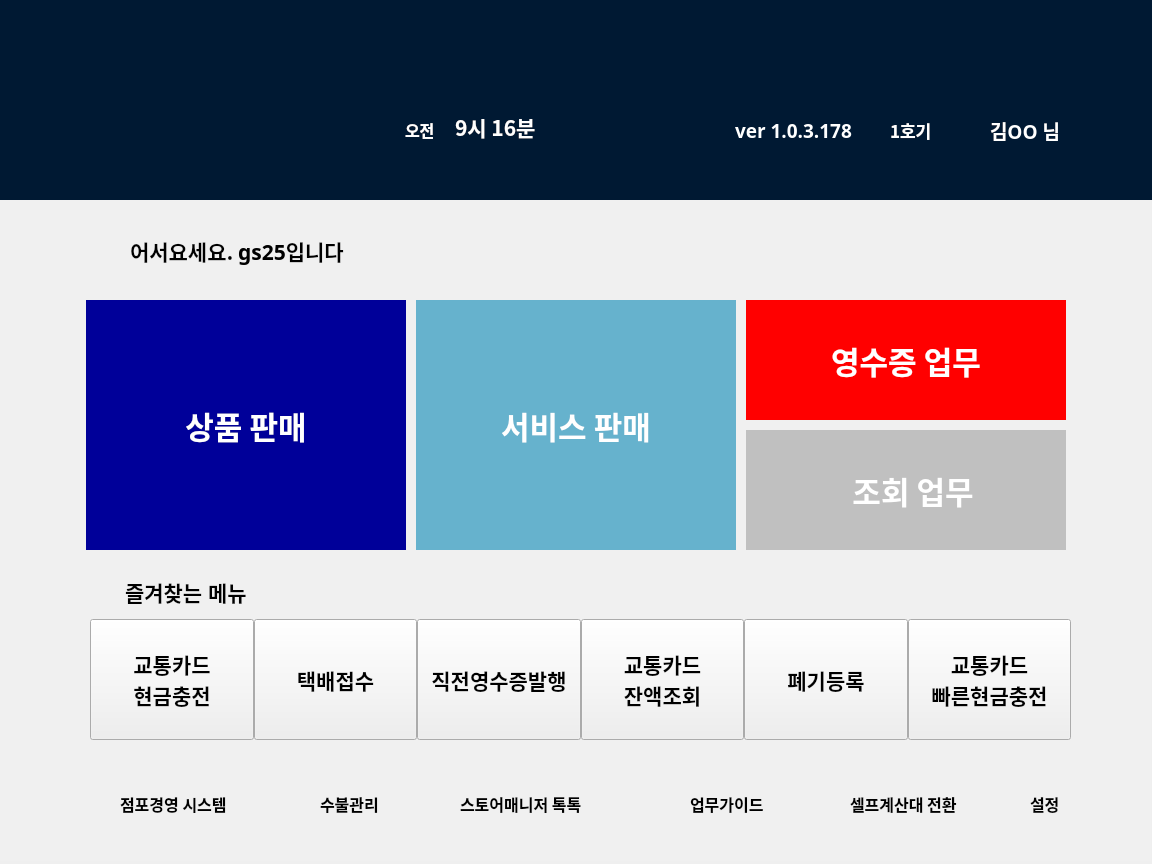
<?xml version="1.0" encoding="UTF-8"?>
<ui version="4.0">
 <class>MainWindow</class>
 <widget class="QMainWindow" name="MainWindow">
  <property name="geometry">
   <rect>
    <x>0</x>
    <y>0</y>
    <width>1152</width>
    <height>864</height>
   </rect>
  </property>
  <property name="windowTitle">
   <string>MainWindow</string>
  </property>
  <widget class="QWidget" name="centralwidget">
   <widget class="QLabel" name="background_1">
    <property name="geometry">
     <rect>
      <x>0</x>
      <y>0</y>
      <width>1161</width>
      <height>200</height>
     </rect>
    </property>
    <property name="styleSheet">
     <string notr="true">background-color:rgb(0,25,51);</string>
    </property>
    <property name="text">
     <string/>
    </property>
   </widget>
   <widget class="QLabel" name="background_2">
    <property name="geometry">
     <rect>
      <x>0</x>
      <y>200</y>
      <width>1151</width>
      <height>661</height>
     </rect>
    </property>
    <property name="styleSheet">
     <string notr="true">background-color:rgb(240,240,240);</string>
    </property>
    <property name="text">
     <string/>
    </property>
   </widget>
   <widget class="QLabel" name="current_Date">
    <property name="geometry">
     <rect>
      <x>130</x>
      <y>107</y>
      <width>400</width>
      <height>41</height>
     </rect>
    </property>
    <property name="font">
     <font>
      <family>돋움</family>
      <pointsize>16</pointsize>
      <weight>75</weight>
      <bold>true</bold>
     </font>
    </property>
    <property name="focusPolicy">
     <enum>Qt::NoFocus</enum>
    </property>
    <property name="styleSheet">
     <string notr="true">Color : white</string>
    </property>
    <property name="text">
     <string/>
    </property>
    <property name="pixmap">
     <pixmap>../../.designer/backup/image/calendar.png</pixmap>
    </property>
   </widget>
   <widget class="QLabel" name="current_Time">
    <property name="geometry">
     <rect>
      <x>455</x>
      <y>107</y>
      <width>171</width>
      <height>40</height>
     </rect>
    </property>
    <property name="font">
     <font>
      <family>돋움</family>
      <pointsize>16</pointsize>
      <weight>75</weight>
      <bold>true</bold>
     </font>
    </property>
    <property name="styleSheet">
     <string notr="true">Color : white</string>
    </property>
    <property name="text">
     <string>9시 16분</string>
    </property>
   </widget>
   <widget class="QLabel" name="current_Meridiem">
    <property name="geometry">
     <rect>
      <x>405</x>
      <y>110</y>
      <width>100</width>
      <height>40</height>
     </rect>
    </property>
    <property name="font">
     <font>
      <family>돋움</family>
      <pointsize>12</pointsize>
      <weight>75</weight>
      <bold>true</bold>
     </font>
    </property>
    <property name="contextMenuPolicy">
     <enum>Qt::NoContextMenu</enum>
    </property>
    <property name="styleSheet">
     <string notr="true">Color : white</string>
    </property>
    <property name="text">
     <string>오전</string>
    </property>
   </widget>
   <widget class="QPushButton" name="sell">
    <property name="geometry">
     <rect>
      <x>86</x>
      <y>300</y>
      <width>320</width>
      <height>250</height>
     </rect>
    </property>
    <property name="font">
     <font>
      <family>돋움</family>
      <pointsize>23</pointsize>
      <weight>75</weight>
      <bold>true</bold>
     </font>
    </property>
    <property name="styleSheet">
     <string notr="true">QPushButton{
background:rgb(0,0,153);
border-color: rgb(192,192,192);
border-style : solid;
border-width : 0px;
Color : white;
}</string>
    </property>
    <property name="text">
     <string>상품 판매</string>
    </property>
    <property name="icon">
     <iconset>
      <normaloff>image/gift.png</normaloff>image/gift.png</iconset>
    </property>
    <property name="iconSize">
     <size>
      <width>100</width>
      <height>100</height>
     </size>
    </property>
   </widget>
   <widget class="QPushButton" name="service">
    <property name="geometry">
     <rect>
      <x>416</x>
      <y>300</y>
      <width>320</width>
      <height>250</height>
     </rect>
    </property>
    <property name="font">
     <font>
      <family>돋움</family>
      <pointsize>23</pointsize>
      <weight>75</weight>
      <bold>true</bold>
     </font>
    </property>
    <property name="contextMenuPolicy">
     <enum>Qt::DefaultContextMenu</enum>
    </property>
    <property name="layoutDirection">
     <enum>Qt::LeftToRight</enum>
    </property>
    <property name="autoFillBackground">
     <bool>false</bool>
    </property>
    <property name="styleSheet">
     <string notr="true">background:rgb(102,178,205);
border-style:solid;
Color : white;</string>
    </property>
    <property name="text">
     <string>서비스 판매</string>
    </property>
    <property name="icon">
     <iconset>
      <normaloff>image/service.png</normaloff>image/service.png</iconset>
    </property>
    <property name="iconSize">
     <size>
      <width>100</width>
      <height>100</height>
     </size>
    </property>
    <property name="checkable">
     <bool>false</bool>
    </property>
    <property name="autoDefault">
     <bool>false</bool>
    </property>
    <property name="default">
     <bool>false</bool>
    </property>
    <property name="flat">
     <bool>false</bool>
    </property>
   </widget>
   <widget class="QPushButton" name="receipt">
    <property name="geometry">
     <rect>
      <x>746</x>
      <y>300</y>
      <width>320</width>
      <height>120</height>
     </rect>
    </property>
    <property name="font">
     <font>
      <family>돋움</family>
      <pointsize>23</pointsize>
      <weight>75</weight>
      <bold>true</bold>
     </font>
    </property>
    <property name="styleSheet">
     <string notr="true">QPushButton{
background : red;
border-color: rgb(192,192,192);
border-style : solid;
border-width : 0px;
Color : white;
}</string>
    </property>
    <property name="text">
     <string>영수증 업무</string>
    </property>
    <property name="icon">
     <iconset>
      <normaloff>image/receipt.png</normaloff>image/receipt.png</iconset>
    </property>
    <property name="iconSize">
     <size>
      <width>50</width>
      <height>50</height>
     </size>
    </property>
    <property name="checkable">
     <bool>false</bool>
    </property>
    <property name="checked">
     <bool>false</bool>
    </property>
   </widget>
   <widget class="QPushButton" name="check">
    <property name="geometry">
     <rect>
      <x>746</x>
      <y>430</y>
      <width>320</width>
      <height>120</height>
     </rect>
    </property>
    <property name="font">
     <font>
      <family>돋움</family>
      <pointsize>23</pointsize>
      <weight>75</weight>
      <bold>true</bold>
     </font>
    </property>
    <property name="styleSheet">
     <string notr="true">QPushButton{
    background : rgb(192,192,192);
	border-color: rgb(192,192,192);	
	border-style : solid;
	border-width : 0px;
	Color : white;
}</string>
    </property>
    <property name="text">
     <string>  조회 업무</string>
    </property>
    <property name="icon">
     <iconset>
      <normaloff>image/check.png</normaloff>image/check.png</iconset>
    </property>
    <property name="iconSize">
     <size>
      <width>50</width>
      <height>50</height>
     </size>
    </property>
   </widget>
   <widget class="QLabel" name="chat_icon">
    <property name="geometry">
     <rect>
      <x>90</x>
      <y>235</y>
      <width>25</width>
      <height>25</height>
     </rect>
    </property>
    <property name="styleSheet">
     <string notr="true">image:url('C:/Users/User/Desktop/gs/image/chat.png');</string>
    </property>
    <property name="text">
     <string/>
    </property>
   </widget>
   <widget class="QLabel" name="chat">
    <property name="geometry">
     <rect>
      <x>130</x>
      <y>225</y>
      <width>251</width>
      <height>51</height>
     </rect>
    </property>
    <property name="font">
     <font>
      <family>돋움</family>
      <pointsize>16</pointsize>
      <weight>75</weight>
      <bold>true</bold>
     </font>
    </property>
    <property name="text">
     <string>어서요세요. gs25입니다</string>
    </property>
   </widget>
   <widget class="QLabel" name="star_icon">
    <property name="geometry">
     <rect>
      <x>90</x>
      <y>580</y>
      <width>25</width>
      <height>25</height>
     </rect>
    </property>
    <property name="styleSheet">
     <string notr="true">image:url('C:/Users/User/Desktop/gs/image/star.png');</string>
    </property>
    <property name="text">
     <string/>
    </property>
   </widget>
   <widget class="QLabel" name="star">
    <property name="geometry">
     <rect>
      <x>125</x>
      <y>567</y>
      <width>180</width>
      <height>50</height>
     </rect>
    </property>
    <property name="font">
     <font>
      <pointsize>16</pointsize>
      <weight>75</weight>
      <bold>true</bold>
     </font>
    </property>
    <property name="text">
     <string>즐겨찾는 메뉴</string>
    </property>
   </widget>
   <widget class="QLabel" name="store_icon">
    <property name="geometry">
     <rect>
      <x>90</x>
      <y>790</y>
      <width>25</width>
      <height>25</height>
     </rect>
    </property>
    <property name="styleSheet">
     <string notr="true">image:url('C:/Users/User/Desktop/gs/image/store.png');</string>
    </property>
    <property name="text">
     <string/>
    </property>
   </widget>
   <widget class="QLabel" name="payment_icon">
    <property name="geometry">
     <rect>
      <x>290</x>
      <y>790</y>
      <width>25</width>
      <height>25</height>
     </rect>
    </property>
    <property name="styleSheet">
     <string notr="true">image:url('C:/Users/User/Desktop/gs/image/payment.png');</string>
    </property>
    <property name="text">
     <string/>
    </property>
   </widget>
   <widget class="QLabel" name="manager_icon">
    <property name="geometry">
     <rect>
      <x>430</x>
      <y>790</y>
      <width>25</width>
      <height>25</height>
     </rect>
    </property>
    <property name="styleSheet">
     <string notr="true">image:url('C:/Users/User/Desktop/gs/image/manager.png');</string>
    </property>
    <property name="text">
     <string/>
    </property>
   </widget>
   <widget class="QLabel" name="guide_icon">
    <property name="geometry">
     <rect>
      <x>660</x>
      <y>790</y>
      <width>25</width>
      <height>25</height>
     </rect>
    </property>
    <property name="styleSheet">
     <string notr="true">image:url('C:/Users/User/Desktop/gs/image/guide.png');</string>
    </property>
    <property name="text">
     <string/>
    </property>
   </widget>
   <widget class="QLabel" name="self_checkout_icon">
    <property name="geometry">
     <rect>
      <x>820</x>
      <y>790</y>
      <width>25</width>
      <height>25</height>
     </rect>
    </property>
    <property name="styleSheet">
     <string notr="true">image:url('C:/Users/User/Desktop/gs/image/self.png');</string>
    </property>
    <property name="text">
     <string/>
    </property>
   </widget>
   <widget class="QLabel" name="store">
    <property name="geometry">
     <rect>
      <x>120</x>
      <y>788</y>
      <width>141</width>
      <height>31</height>
     </rect>
    </property>
    <property name="font">
     <font>
      <family>돋움</family>
      <pointsize>12</pointsize>
      <weight>75</weight>
      <bold>true</bold>
     </font>
    </property>
    <property name="text">
     <string>점포경영 시스템</string>
    </property>
   </widget>
   <widget class="QLabel" name="payment">
    <property name="geometry">
     <rect>
      <x>320</x>
      <y>788</y>
      <width>111</width>
      <height>31</height>
     </rect>
    </property>
    <property name="font">
     <font>
      <family>돋움</family>
      <pointsize>12</pointsize>
      <weight>75</weight>
      <bold>true</bold>
     </font>
    </property>
    <property name="text">
     <string>수불관리</string>
    </property>
   </widget>
   <widget class="QLabel" name="manager">
    <property name="geometry">
     <rect>
      <x>460</x>
      <y>788</y>
      <width>161</width>
      <height>31</height>
     </rect>
    </property>
    <property name="font">
     <font>
      <family>돋움</family>
      <pointsize>12</pointsize>
      <weight>75</weight>
      <bold>true</bold>
     </font>
    </property>
    <property name="text">
     <string>스토어매니저 톡톡</string>
    </property>
   </widget>
   <widget class="QLabel" name="guide">
    <property name="geometry">
     <rect>
      <x>690</x>
      <y>788</y>
      <width>91</width>
      <height>31</height>
     </rect>
    </property>
    <property name="font">
     <font>
      <family>돋움</family>
      <pointsize>12</pointsize>
      <weight>75</weight>
      <bold>true</bold>
     </font>
    </property>
    <property name="text">
     <string>업무가이드</string>
    </property>
   </widget>
   <widget class="QLabel" name="self_checkout">
    <property name="geometry">
     <rect>
      <x>850</x>
      <y>788</y>
      <width>131</width>
      <height>31</height>
     </rect>
    </property>
    <property name="font">
     <font>
      <family>돋움</family>
      <pointsize>12</pointsize>
      <weight>75</weight>
      <bold>true</bold>
     </font>
    </property>
    <property name="text">
     <string>셀프계산대 전환</string>
    </property>
   </widget>
   <widget class="QLabel" name="option_icon">
    <property name="geometry">
     <rect>
      <x>1000</x>
      <y>790</y>
      <width>25</width>
      <height>25</height>
     </rect>
    </property>
    <property name="styleSheet">
     <string notr="true">image:url('C:/Users/User/Desktop/gs/image/option.png');</string>
    </property>
    <property name="text">
     <string/>
    </property>
   </widget>
   <widget class="QLabel" name="option">
    <property name="geometry">
     <rect>
      <x>1030</x>
      <y>788</y>
      <width>111</width>
      <height>31</height>
     </rect>
    </property>
    <property name="font">
     <font>
      <family>돋움</family>
      <pointsize>12</pointsize>
      <weight>75</weight>
      <bold>true</bold>
     </font>
    </property>
    <property name="text">
     <string>설정</string>
    </property>
   </widget>
   <widget class="QWidget" name="horizontalLayoutWidget">
    <property name="geometry">
     <rect>
      <x>90</x>
      <y>619</y>
      <width>981</width>
      <height>121</height>
     </rect>
    </property>
    <layout class="QHBoxLayout" name="horizontalLayout">
     <property name="spacing">
      <number>0</number>
     </property>
     <item>
      <widget class="QPushButton" name="traffic_card_recharge">
       <property name="enabled">
        <bool>true</bool>
       </property>
       <property name="sizePolicy">
        <sizepolicy hsizetype="Minimum" vsizetype="Minimum">
         <horstretch>0</horstretch>
         <verstretch>0</verstretch>
        </sizepolicy>
       </property>
       <property name="font">
        <font>
         <family>돋움</family>
         <pointsize>16</pointsize>
         <weight>75</weight>
         <bold>true</bold>
        </font>
       </property>
       <property name="styleSheet">
        <string notr="true">QPushButton{background-color:white;
border-style : solid;
}
QPushButton::pressed {
background-color:rgb(200,200,200);
border-style : solid;
};</string>
       </property>
       <property name="text">
        <string>교통카드
현금충전</string>
       </property>
      </widget>
     </item>
     <item>
      <widget class="QPushButton" name="parcel_receipt">
       <property name="sizePolicy">
        <sizepolicy hsizetype="Minimum" vsizetype="Minimum">
         <horstretch>0</horstretch>
         <verstretch>0</verstretch>
        </sizepolicy>
       </property>
       <property name="font">
        <font>
         <family>돋움</family>
         <pointsize>16</pointsize>
         <weight>75</weight>
         <bold>true</bold>
        </font>
       </property>
       <property name="styleSheet">
        <string notr="true">QPushButton{background-color:white;
border-style : solid;
}
QPushButton::pressed {
background-color:rgb(200,200,200);
border-style : solid;
};</string>
       </property>
       <property name="text">
        <string>택배접수</string>
       </property>
      </widget>
     </item>
     <item>
      <widget class="QPushButton" name="previous_receipt">
       <property name="sizePolicy">
        <sizepolicy hsizetype="Minimum" vsizetype="Minimum">
         <horstretch>0</horstretch>
         <verstretch>0</verstretch>
        </sizepolicy>
       </property>
       <property name="font">
        <font>
         <family>돋움</family>
         <pointsize>16</pointsize>
         <weight>75</weight>
         <bold>true</bold>
        </font>
       </property>
       <property name="styleSheet">
        <string notr="true">QPushButton{background-color:white;
border-style : solid;
}
QPushButton::pressed {
background-color:rgb(200,200,200);
border-style : solid;
};</string>
       </property>
       <property name="text">
        <string>직전영수증발행</string>
       </property>
      </widget>
     </item>
     <item>
      <widget class="QPushButton" name="traffic_card_check_balance">
       <property name="sizePolicy">
        <sizepolicy hsizetype="Minimum" vsizetype="Minimum">
         <horstretch>0</horstretch>
         <verstretch>0</verstretch>
        </sizepolicy>
       </property>
       <property name="font">
        <font>
         <family>돋움</family>
         <pointsize>16</pointsize>
         <weight>75</weight>
         <bold>true</bold>
        </font>
       </property>
       <property name="styleSheet">
        <string notr="true">QPushButton{background-color:white;
border-style : solid;
}
QPushButton::pressed {
background-color:rgb(200,200,200);
border-style : solid;
};</string>
       </property>
       <property name="text">
        <string>교통카드
잔액조회</string>
       </property>
      </widget>
     </item>
     <item>
      <widget class="QPushButton" name="dispose">
       <property name="sizePolicy">
        <sizepolicy hsizetype="Minimum" vsizetype="Minimum">
         <horstretch>0</horstretch>
         <verstretch>0</verstretch>
        </sizepolicy>
       </property>
       <property name="font">
        <font>
         <family>돋움</family>
         <pointsize>16</pointsize>
         <weight>75</weight>
         <bold>true</bold>
        </font>
       </property>
       <property name="styleSheet">
        <string notr="true">QPushButton{background-color:white;
border-style : solid;
}
QPushButton::pressed {
background-color:rgb(200,200,200);
border-style : solid;
};</string>
       </property>
       <property name="text">
        <string>폐기등록</string>
       </property>
      </widget>
     </item>
     <item>
      <widget class="QPushButton" name="traffic_card_recharge_fast">
       <property name="sizePolicy">
        <sizepolicy hsizetype="Minimum" vsizetype="Minimum">
         <horstretch>0</horstretch>
         <verstretch>0</verstretch>
        </sizepolicy>
       </property>
       <property name="font">
        <font>
         <family>돋움</family>
         <pointsize>16</pointsize>
         <weight>75</weight>
         <bold>true</bold>
        </font>
       </property>
       <property name="styleSheet">
        <string notr="true">QPushButton{background-color:white;
border-style : solid;
}
QPushButton::pressed {
background-color:rgb(200,200,200);
border-style : solid;
};</string>
       </property>
       <property name="text">
        <string>교통카드
빠른현금충전</string>
       </property>
      </widget>
     </item>
    </layout>
   </widget>
   <widget class="QLabel" name="machine_number">
    <property name="geometry">
     <rect>
      <x>890</x>
      <y>110</y>
      <width>71</width>
      <height>41</height>
     </rect>
    </property>
    <property name="font">
     <font>
      <family>돋움</family>
      <pointsize>13</pointsize>
      <weight>75</weight>
      <bold>true</bold>
     </font>
    </property>
    <property name="styleSheet">
     <string notr="true">color:white;</string>
    </property>
    <property name="text">
     <string>1호기</string>
    </property>
   </widget>
   <widget class="QLabel" name="version">
    <property name="geometry">
     <rect>
      <x>735</x>
      <y>110</y>
      <width>151</width>
      <height>41</height>
     </rect>
    </property>
    <property name="font">
     <font>
      <family>돋움</family>
      <pointsize>14</pointsize>
      <weight>75</weight>
      <bold>true</bold>
     </font>
    </property>
    <property name="styleSheet">
     <string notr="true">color:white;</string>
    </property>
    <property name="text">
     <string>ver 1.0.3.178</string>
    </property>
   </widget>
   <widget class="QLabel" name="owner">
    <property name="geometry">
     <rect>
      <x>990</x>
      <y>110</y>
      <width>131</width>
      <height>41</height>
     </rect>
    </property>
    <property name="font">
     <font>
      <family>돋움</family>
      <pointsize>14</pointsize>
      <weight>75</weight>
      <bold>true</bold>
     </font>
    </property>
    <property name="styleSheet">
     <string notr="true">color:white;</string>
    </property>
    <property name="text">
     <string>김OO 님</string>
    </property>
   </widget>
   <widget class="QLabel" name="calendar_icon">
    <property name="geometry">
     <rect>
      <x>90</x>
      <y>115</y>
      <width>25</width>
      <height>25</height>
     </rect>
    </property>
    <property name="styleSheet">
     <string notr="true">image:url('C:/Users/User/Desktop/gs/image/calendar.png');</string>
    </property>
    <property name="text">
     <string/>
    </property>
   </widget>
   <widget class="QLabel" name="notification_icon">
    <property name="geometry">
     <rect>
      <x>890</x>
      <y>30</y>
      <width>25</width>
      <height>25</height>
     </rect>
    </property>
    <property name="styleSheet">
     <string notr="true">image:url('C:/Users/User/Desktop/gs/image/notification.png');</string>
    </property>
    <property name="text">
     <string/>
    </property>
   </widget>
   <widget class="QLabel" name="menu_icon">
    <property name="geometry">
     <rect>
      <x>1010</x>
      <y>30</y>
      <width>25</width>
      <height>25</height>
     </rect>
    </property>
    <property name="styleSheet">
     <string notr="true">image:url('C:/Users/User/Desktop/gs/image/menu.png');</string>
    </property>
    <property name="text">
     <string/>
    </property>
   </widget>
   <widget class="QLabel" name="search_icon">
    <property name="geometry">
     <rect>
      <x>950</x>
      <y>30</y>
      <width>25</width>
      <height>25</height>
     </rect>
    </property>
    <property name="styleSheet">
     <string notr="true">image:url('C:/Users/User/Desktop/gs/image/search.png');</string>
    </property>
    <property name="text">
     <string/>
    </property>
   </widget>
   <widget class="QLabel" name="download_icon">
    <property name="geometry">
     <rect>
      <x>230</x>
      <y>30</y>
      <width>25</width>
      <height>25</height>
     </rect>
    </property>
    <property name="styleSheet">
     <string notr="true">image:url('C:/Users/User/Desktop/gs/image/download.png');</string>
    </property>
    <property name="text">
     <string/>
    </property>
   </widget>
   <widget class="QLabel" name="gs25_icon">
    <property name="geometry">
     <rect>
      <x>510</x>
      <y>30</y>
      <width>101</width>
      <height>25</height>
     </rect>
    </property>
    <property name="styleSheet">
     <string notr="true">image:url('C:/Users/User/Desktop/gs/image/gs25.png');</string>
    </property>
    <property name="text">
     <string/>
    </property>
   </widget>
   <zorder>background_1</zorder>
   <zorder>background_2</zorder>
   <zorder>current_Time</zorder>
   <zorder>current_Meridiem</zorder>
   <zorder>sell</zorder>
   <zorder>service</zorder>
   <zorder>receipt</zorder>
   <zorder>check</zorder>
   <zorder>current_Date</zorder>
   <zorder>chat_icon</zorder>
   <zorder>chat</zorder>
   <zorder>star_icon</zorder>
   <zorder>star</zorder>
   <zorder>store_icon</zorder>
   <zorder>payment_icon</zorder>
   <zorder>manager_icon</zorder>
   <zorder>guide_icon</zorder>
   <zorder>self_checkout_icon</zorder>
   <zorder>store</zorder>
   <zorder>payment</zorder>
   <zorder>manager</zorder>
   <zorder>guide</zorder>
   <zorder>self_checkout</zorder>
   <zorder>option_icon</zorder>
   <zorder>option</zorder>
   <zorder>horizontalLayoutWidget</zorder>
   <zorder>machine_number</zorder>
   <zorder>version</zorder>
   <zorder>owner</zorder>
   <zorder>calendar_icon</zorder>
   <zorder>notification_icon</zorder>
   <zorder>menu_icon</zorder>
   <zorder>search_icon</zorder>
   <zorder>download_icon</zorder>
   <zorder>gs25_icon</zorder>
  </widget>
 </widget>
 <resources/>
 <connections>
  <connection>
   <sender>sell</sender>
   <signal>clicked()</signal>
   <receiver>MainWindow</receiver>
   <slot>btn_main_to_sell()</slot>
   <hints>
    <hint type="sourcelabel">
     <x>385</x>
     <y>363</y>
    </hint>
    <hint type="destinationlabel">
     <x>372</x>
     <y>586</y>
    </hint>
   </hints>
  </connection>
 </connections>
 <slots>
  <slot>btn_main_to_sell()</slot>
  <slot>btn_sell_to_main()</slot>
 </slots>
</ui>
